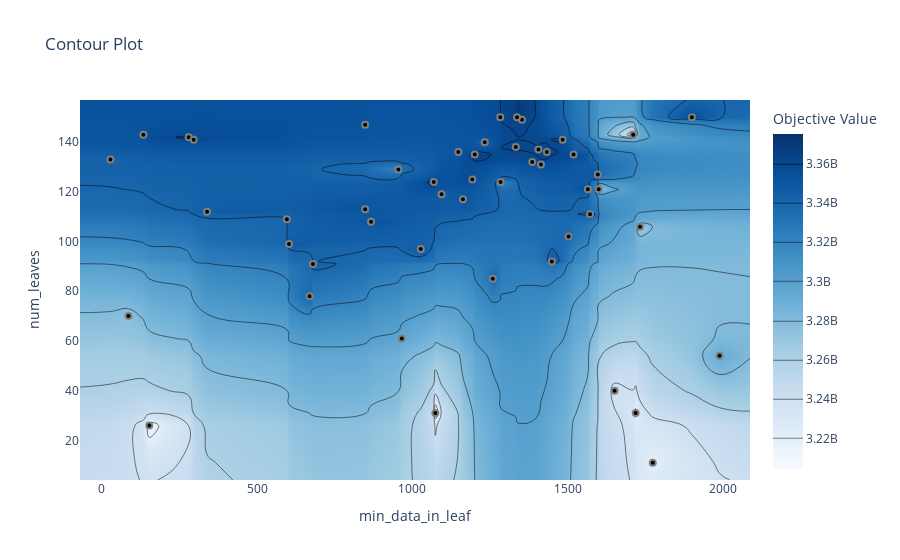

The notebook cell saved with this chart:
### Code cell
plot_contour(study, params=['num_leaves','min_data_in_leaf'])

### Figure 1 — Plotly figure (JSON) as saved in the notebook; plotly's stock layout.template omitted (floating-point values rounded to 4 significant figures; data arrays with more than 128 entries replaced by an {"elided": "..."} marker saying what was removed)
{"data": [{"colorbar": {"title": {"text": "Objective Value"}}, "colorscale": [[0, "rgb(247,251,255)"], [0.125, "rgb(222,235,247)"], [0.25, "rgb(198,219,239)"], [0.375, "rgb(158,202,225)"], [0.5, "rgb(107,174,214)"], [0.625, "rgb(66,146,198)"], [0.75, "rgb(33,113,181)"], [0.875, "rgb(8,81,156)"], [1, "rgb(8,48,107)"]], "connectgaps": true, "contours": {"coloring": "heatmap"}, "hoverinfo": "none", "line": {"smoothing": 1.3}, "reversescale": false, "type": "contour", "x": [-70.05, 28, 86, 134, 153, 280, 296, 339, 596, 603, 669, 680, 848, 867, 955, 966, 1027, 1069, 1074, 1094, 1148, 1163, 1193, 1201, 1233, 1259, 1283, 1284, 1333, 1337, 1353, 1386, 1406, 1414, 1433, 1449, 1484, 1503, 1519, 1565, 1572, 1597, 1600, 1651, 1711, 1719, 1733, 1774, 1900, 1989, 2087.0], "y": [4.05, 11, 26, 31, 40, 54, 61, 70, 78, 85, 91, 92, 97, 99, 102, 106, 108, 109, 111, 112, 113, 117, 119, 121, 124, 125, 127, 129, 131, 132, 133, 135, 136, 137, 138, 140, 141, 142, 143, 147, 149, 150, 156.9], "z": {"elided": "43x51 int values"}}, {"marker": {"color": "black", "line": {"color": "Gray", "width": 2}}, "mode": "markers", "name": "Feasible Trial", "showlegend": false, "type": "scatter", "x": [86, 1572, 596, 1733, 153, 1774, 1719, 1074, 1600, 603, 1233, 669, 680, 1406, 1353, 1283, 1386, 966, 955, 1900, 1989, 1414, 1433, 1484, 1163, 1565, 848, 1449, 1148, 1284, 280, 134, 296, 339, 1597, 1503, 848, 1711, 28, 1069, 1094, 1333, 1337, 1201, 1193, 867, 1519, 1027, 1651, 1259], "y": [70, 111, 109, 106, 26, 11, 31, 31, 121, 99, 140, 78, 91, 137, 149, 150, 132, 61, 129, 150, 54, 131, 136, 141, 117, 121, 147, 92, 136, 124, 142, 143, 141, 112, 127, 102, 113, 143, 133, 124, 119, 138, 150, 135, 125, 108, 135, 97, 40, 85]}, {"marker": {"color": "#cccccc", "line": {"color": "Gray", "width": 2}}, "mode": "markers", "name": "Infeasible Trial", "showlegend": false, "type": "scatter", "x": [], "y": []}], "layout": {"title": {"text": "Contour Plot"}, "xaxis": {"range": [-70.05, 2087.0], "title": {"text": "min_data_in_leaf"}}, "yaxis": {"range": [4.05, 156.9], "title": {"text": "num_leaves"}}}}
